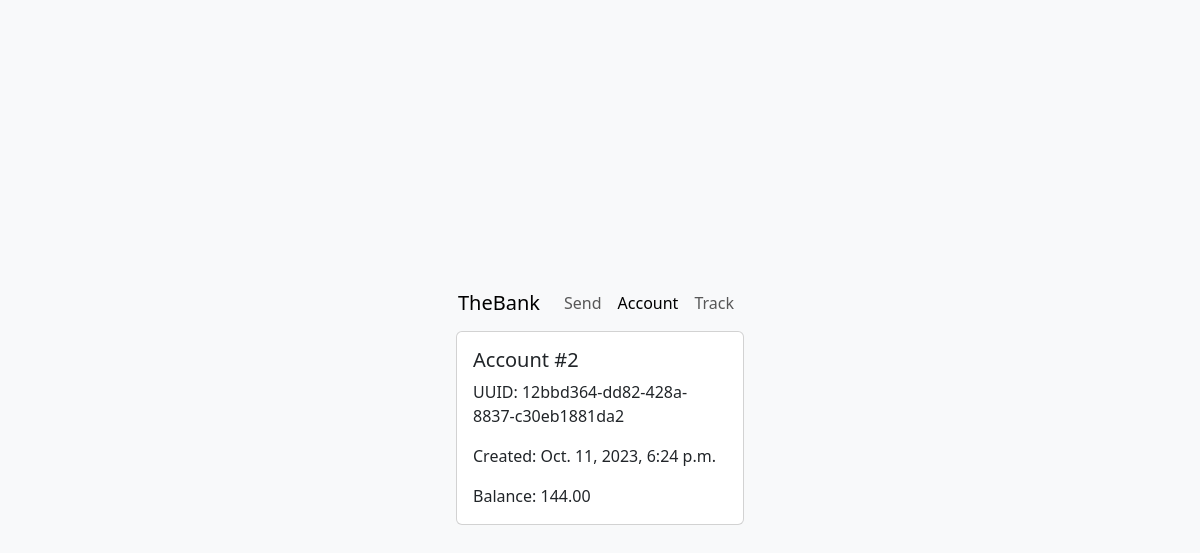
Page /bank/account/2 on the committed database.
### bank/models.py (models this page shows)
class Account(models.Model):
    created_on = models.DateTimeField(auto_now_add=True)
    balance = models.DecimalField(max_digits=6, decimal_places=2, default=100)
    uuid = models.UUIDField(unique=True, default=uuid.uuid4, editable=False)
    pin = models.PositiveSmallIntegerField(default=None, null=True, blank=False)

### bank/views.py (the view)
# urls.py: path("account/<int:id>", AccountView.as_view(), name="account"),
class AccountView(View):
    template_name = "bank/account.html"
    def get(self, request, id):
        account, created = Account.objects.get_or_create(pk=id)
        return render(
            request,
            self.template_name,
            {
                'account': account,
            },
        )

### bank/templates/bank/account.html (shortened to what this page needs)
<!doctype html>
<html lang="en">
  <head>
    <link href="https://cdn.jsdelivr.net/npm/bootstrap@5.3.2/dist/css/bootstrap.min.css" rel="stylesheet">
  </head>
  <body class="bg-light">
    <div class="container d-flex flex-column min-vh-100 justify-content-center align-items-center">
        <nav class="navbar navbar-expand-lg bg-body-tertiary">
          <div class="container-fluid">
            <a class="navbar-brand" href={% url 'bank:home' %}>TheBank</a>
            <div class="collapse navbar-collapse" id="navbarNavAltMarkup">
              <div class="navbar-nav">
                <a class="nav-link" href={% url 'bank:send' %}>Send</a>
                <a class="nav-link active" aria-current="page" href="#">Account</a>
                <a class="nav-link" href={% url 'bank:track' %}>Track</a>
              </div>
            </div>
          </div>
        </nav>
        <div class="card" style="width: 18rem;">
          <div class="card-body">
            <h5 class="card-title">Account #{{ account.pk }}</h5>
            <p class="card-text">UUID: {{ account.uuid }}</p>
            <p class="card-text">Created: {{ account.created_on }}</p>
            <p class="card-text">Balance: {{ account.balance }}</p>
          </div>
        </div>
    </div>
  </body>
</html>

### rows in the picture
Account: pk "2", uuid "12bbd364-dd82-428a-8837-c30eb1881da2", created_on "Oct. 11, 2023, 6:24 p.m.", balance "144.00"
